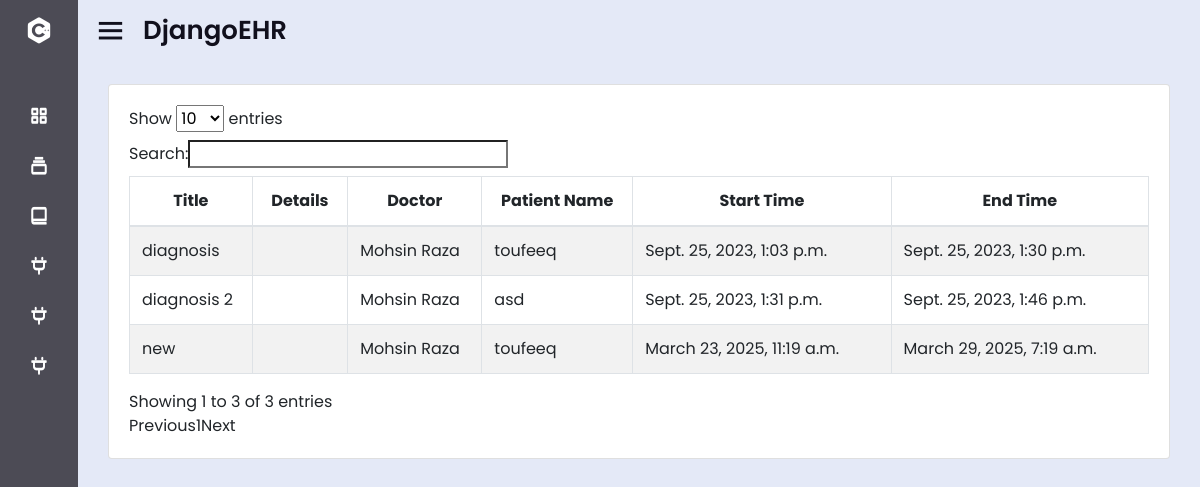
Screenshot of /doctor_appointment_view/ (signed in) with the database file from the repository.
### patient/models.py (models this page shows, shortened)
class Appointment(models.Model):
    patient = models.ForeignKey(Patient, on_delete=models.CASCADE)
    doctor = models.ForeignKey(Doctor, on_delete=models.CASCADE)
    title = models.CharField(max_length=100)
    statut = models.CharField(max_length=20, choices=[('en_attente', 'En attente'), ('confirme', 'Confirmé'), ('annule', 'Annulé')], default='en_attente')
    start_datetime = models.DateTimeField()
    end_datetime = models.DateTimeField()
    detail = models.TextField()
    hospital = models.ForeignKey(Hospital, on_delete=models.CASCADE)

class Doctor(models.Model):
    user = models.OneToOneField(User, on_delete=models.CASCADE, null=True, blank=True)
    SPECIALISATIONS = [
        ('generaliste', 'Généraliste'),
        ('radiologue', 'Radiologue'),
        ('laborantin', 'Laborantin'),
        ('cardiologue', 'Cardiologue'),
        ('dermatologue', 'Dermatologue'),
        ('endocrinologue', 'Endocrinologue'),
        ('gastroenterologue', 'Gastro-entérologue'),
        ('gynecologue', 'Gynécologue'),
        ('neurologue', 'Neurologue'),
        ('ophtalmologue', 'Ophtalmologue'),
        ('orthopediste', 'Orthopédiste'),
        ('otorhinolaryngologiste', 'ORL (Oto-rhino-laryngologiste)'),
        ('pediatre', 'Pédiatre'),
        ('psychiatre', 'Psychiatre'),
        ('pneumologue', 'Pneumologue'),
        ('rhumatologue', 'Rhumatologue'),
        ('urologue', 'Urologue'),
        ('anesthesiste', 'Anesthésiste'),
        ('oncologue', 'Oncologue'),
        ('hematologue', 'Hématologue'),
        ('medecin_du_travail', 'Médecin du Travail'),
        ('medecin_urgentiste', 'Médecin Urgentiste'),
    ]
    specialization = models.CharField(max_length=100, choices=SPECIALISATIONS, default='generaliste')
    name = models.CharField(max_length=100, null=True, blank=True)
    gender = models.CharField(max_length=100, null=True, blank=True)
    license_number = models.CharField(max_length=50, null=True, blank=True)
    contact_number = models.CharField(max_length=20, null=True, blank=True)
    bio = models.TextField(null=True, blank=True)
    hospital = models.OneToOneField(Hospital, on_delete=models.CASCADE, null=True, blank=True)
    def __str__(self):
        return self.name or "Doctor"

class Patient(models.Model):
    user = models.OneToOneField(User, on_delete=models.CASCADE, null=True, blank=True)
    username = models.CharField(max_length=100, blank=True, null=True)
    date_of_birth = models.DateField(blank=True, null=True)
    address = models.TextField()
    medical_history = models.TextField(blank=True)
    email = models.EmailField(blank=True, null=True)
    MRN = models.CharField(max_length=20, unique=True, null=True)
    def __str__(self):
        return self.username or "Patient"

### patient/views.py (the view)
# urls.py: path('doctor_appointment_view/', views.doctor_appointment_view, name='doctor_appointment_view'),
def doctor_appointment_view(request):
    user = request.user  # This should be a logged-in doctor user
    try:
        doctor = Doctor.objects.get(name=user)
    except Doctor.DoesNotExist:
        doctor = None  # Handle the case where there is no matching doctor
    if doctor:
        appointments = Appointment.objects.filter(doctor=doctor)
        return render(request, 'patient/doctor_appointment_view.html', {'appointments': appointments})
    else:
        appointments = Appointment.objects.all()
        return render(request, 'patient/doctor_appointment_view.html', {'appointments': appointments})

### patient/templates/patient/doctor_appointment_view.html (shortened to what this page needs)
{% extends "patient/base.html" %}
{% block content %}
{% block extrascripts %}
<link rel="stylesheet" href="https://cdnjs.cloudflare.com/ajax/libs/font-awesome/5.15.3/css/all.min.css">
<link rel="stylesheet" type="text/css" href="https://stackpath.bootstrapcdn.com/bootstrap/4.4.1/css/bootstrap.min.css">
<link rel="stylesheet" type="text/css" href="https://pixinvent.com/stack-responsive-bootstrap-4-admin-template/app-assets/css/bootstrap-extended.min.css">
<link rel="stylesheet" type="text/css" href="https://pixinvent.com/stack-responsive-bootstrap-4-admin-template/app-assets/fonts/simple-line-icons/style.min.css">
<link rel="stylesheet" type="text/css" href="https://pixinvent.com/stack-responsive-bootstrap-4-admin-template/app-assets/css/colors.min.css">
<link rel="stylesheet" type="text/css" href="https://pixinvent.com/stack-responsive-bootstrap-4-admin-template/app-assets/css/bootstrap.min.css">
{% endblock extrascripts %}
<br>
<div class="grey-bg container-fluid">
      <div class="col-12">
        <div class="card">
          <div class="card-content">
            <div class="card-body">
              <table id="example" class="table table-striped table-bordered" style="width:100%">
                <thead>
                    <tr style="text-align:center">
                      <th>Title</th>
                      <th>Details</th>
                      <th>Doctor</th>
                      <th>Patient Name</th>
                      <th>Start Time</th>
                      <th>End Time</th>
                    </tr>
                </thead>
                <tbody>
                    {% for x in appointments %}
                    <tr>
                        <td>{{ x.title }}</td>
                        <td>{{ x.detail }}</td>
                        <td>{{ x.doctor }}</td>
                        <td>{{ x.patient }}</td>
                        <td>{{ x.start_datetime }}</td>
                        <td>{{ x.end_datetime }}</td>
                    </tr>
                    {% endfor %}
                </tbody>
            </table>
            </div>
          </div>
        </div>
      </div>
    </div>
  </section>
{% endblock %}

### patient/templates/patient/base.html (style rules this page uses)
* { margin: 0; padding: 0; box-sizing: border-box; font-family: 'Poppins', sans-serif; }

### rows the page displays
Appointment: title "diagnosis", doctor "Mohsin Raza", patient "toufeeq", start_datetime "Sept. 25, 2023, 1:03 p.m.", end_datetime "Sept. 25, 2023, 1:30 p.m."
Appointment: title "diagnosis 2", doctor "Mohsin Raza", patient "asd", start_datetime "Sept. 25, 2023, 1:31 p.m.", end_datetime "Sept. 25, 2023, 1:46 p.m."
Appointment: title "new", doctor "Mohsin Raza", patient "toufeeq", start_datetime "March 23, 2025, 11:19 a.m.", end_datetime "March 29, 2025, 7:19 a.m."
